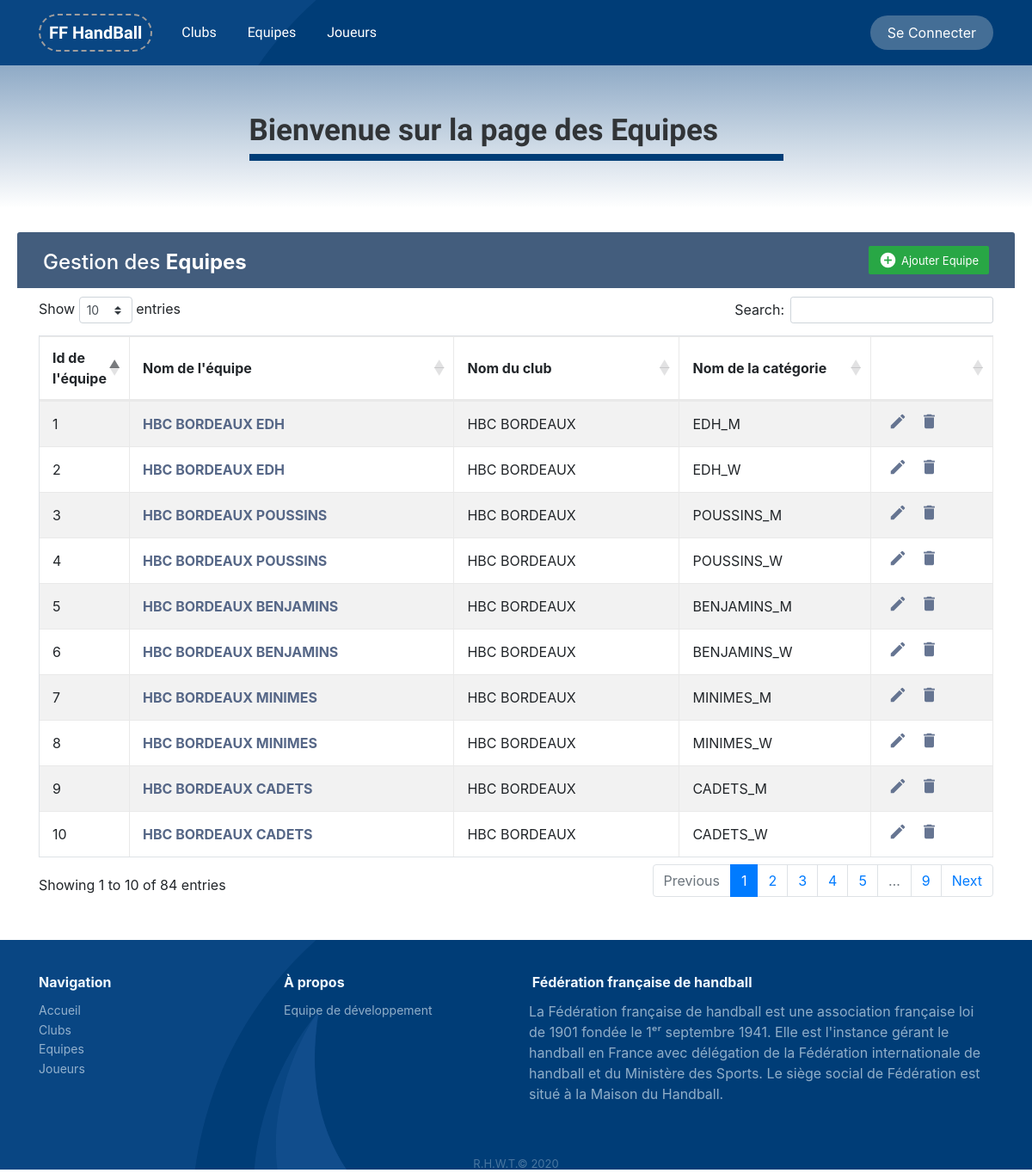
The app's page /Interface/equipes.php with its own data.
### tables this page shows
create table EQUIPE
(
    ID_EQUIPE             INT           not null  auto_increment,
    ID_CATEGORIE          INT           not null,
    ID_CLUB               INT           not null,
    NOM_EQUIPE            CHAR(30)      not null,
    constraint pk_equipe primary key (ID_EQUIPE)
);

create table CLUB
(
    ID_CLUB             INT             not null  auto_increment,
    NOM_CLUB            CHAR(30)        not null,
    DATE_CREATION       INT                     ,
    constraint pk_club primary key (ID_CLUB)
);

create table CATEGORIE
(
    ID_CATEGORIE         INT             not null auto_increment,
    NOM_CATEGORIE        CHAR(30)        not null,
    MIN_AGE              INT                     ,
    MAX_AGE              INT                     ,
    SEXE                 CHAR(10)                ,
    constraint pk_categorie primary key (ID_CATEGORIE)
);

### Interface/equipes.php (the view, shortened to what this page needs)
<?php
include "header.php";
include "connect.php";
?>
<div class="highlight-phone" style="width: 1920;height: auto;background: linear-gradient(rgba(10,70,131,0.46), white);margin: auto;padding-right: auto;">
    <h2 style="height: auto;width: 621px;border-bottom: 8px solid rgb(0,61,119);font-family: 'Allerta Stencil', sans-serif;font-size: 35px;margin: auto;"><strong>Bienvenue sur la page des Equipes</strong><br></h2>
</div>
<?php
function showAllEquipes($connection) {
    $requete="select E.ID_EQUIPE as ID, E.NOM_EQUIPE as NOM, C.NOM_CLUB as CLUB, G.NOM_CATEGORIE as CAT
            from (EQUIPE E inner join CLUB C on E.ID_CLUB = C.ID_CLUB)
            inner join CATEGORIE G on G.ID_CATEGORIE = E.ID_CATEGORIE;";
    if($res = $connection->query($requete)) {
        echo "
            <div class=\"table-title\">
				<div class=\"row\" >
					<div class=\"col\">
						<h2>Gestion des <b> Equipes</b></h2>
					</div>
					<div class=\"col-2 order-2\" style=\"width:50\">
						<a href=\"equipes.php?new=true\" class=\"btn btn-success\"><i class=\"material-icons\">&#xE147;</i> <span>Ajouter Equipe</span></a>
					</div>
				</div>
			</div>
        ";
        echo "<table id=\"default_table\" style=\"width:100%\" class=\"table table-striped table-bordered\">";
        echo "<thead>";
        echo "<tr>";
        echo "<th> Id de l'équipe </th>";
        echo "<th> Nom de l'équipe </th>";
        echo "<th> Nom du club </th>";
        echo "<th> Nom de la catégorie </th>";
        echo "<th>  </th>";
        echo "</tr>";
        echo "</thead>";
        echo "<tbody>";
        while ($equipe = $res->fetch_assoc()) {
            echo "<tr>";
            echo "<td>".$equipe["ID"]."</td>";
            echo "<td> <a href=\"equipes.php?id_equipe=".$equipe["ID"]."\" > ".$equipe["NOM"]." </a></td>";
            echo "<td>".$equipe["CLUB"]."</td>";
            echo "<td>".$equipe["CAT"]."</td>";
            echo "<td>  <a href=\"equipes.php?id_equipe=".$equipe["ID"]."&amp;edit=enter\"><i class=\"material-icons\">edit</i></a>
                        <a href=\"equipes.php?id_equipe=".$equipe["ID"]."&amp;delete=true\"><i class=\"material-icons\">delete</i></a></td>";
            echo "</tr>";
      }
      echo "</tbody>";
      echo "</table>";
  }
}
?>
<div class="container py-5">
    <?php
        showAllEquipes($connection);
    ?>
</div>
<?php
include "footer.php";
?>

### Interface/header.php (shortened to what this page needs)
<!DOCTYPE html>
<html>
<head>
    <link rel="stylesheet" href="https://cdnjs.cloudflare.com/ajax/libs/twitter-bootstrap/4.5.2/css/bootstrap.min.css">
    <link rel="stylesheet" href="assets/css/Bootstrap-DataTables.css">
    <link rel="stylesheet" href="assets/css/Footer-Dark.css">
    <link rel="stylesheet" href="assets/css/Highlight-Phone.css">
    <link rel="stylesheet" href="https://cdn.datatables.net/1.10.20/css/dataTables.bootstrap4.min.css">
    <link rel="stylesheet" href="assets/css/Navigation-with-Search.css">
    <link rel="stylesheet" href="assets/css/styles.css">
    <link rel="stylesheet" href="assets/css/table.css">
</head>
<body>
    <nav class="navbar navbar-light navbar-expand-md navigation-clean-search" style="background: url(&quot;assets/img/bg-footer.svg&quot;);">
        <div class="container"><a class="navbar-brand" href="index.php" style="font-family: Arizonia, cursive;border-radius: 52px;color: rgb(255,255,255);border: 2px dashed rgb(159,157,157) ;">&nbsp; FF HandBall&nbsp;&nbsp;</a>
            <div class="collapse navbar-collapse" id="navcol-1">
                <ul class="nav navbar-nav">
                    <li class="nav-item"><a class="nav-link" href="clubs.php" style="color: rgb(255,255,255);font-family: Alata, sans-serif;">Clubs</a></li>
                    <li class="nav-item"><a class="nav-link" href="equipes.php" style="color: rgb(255,255,255);font-family: Alata, sans-serif;">Equipes</a></li>
                    <li class="nav-item"><a class="nav-link" href="joueurs.php" style="color: rgb(255,255,255);font-family: Alata, sans-serif;">Joueurs</a></li>
                </ul>
                <a class="btn btn-light action-button" role="button" href="#" style="background: rgba(220,220,220,0.31);">Se Connecter</a></div>
        </div>
    </nav>
</body>
</html>

### Interface/footer.php (shortened to what this page needs)
<div class="footer-dark" style="background: url(&quot;assets/img/bg-footer.svg&quot;);height: 267px;padding-top: 40px;">
    <footer>
        <div class="container">
            <div class="row">
                <div class="col-sm-6 col-md-3 item">
                    <h3>Navigation</h3>
                    <ul>
                        <li><a href="index.php">Accueil<br></a></li>
                        <li><a href="clubs.php">Clubs</a></li>
                        <li><a href="equipes.php">Equipes</a></li>
                        <li><a href="joueurs.php">Joueurs</a></li>
                    </ul>
                </div>
                <div class="col-sm-6 col-md-3 item" style="height: 139px;">
                    <h3>À propos<br></h3>
                    <ul>
                        <li><a href="#">Equipe de développement&nbsp;</a></li>
                    </ul>
                </div>
                <div class="col-md-6 item text">
                    <h3>&nbsp;Fédération française de handball<br></h3>
                    <p>La Fédération française de handball est une association française loi de 1901 fondée le 1ᵉʳ septembre 1941. Elle est l'instance gérant le handball en France avec délégation de la Fédération internationale de handball et du Ministère
                        des Sports. Le siège social de Fédération est situé à la Maison du Handball.<br></p>
                </div>
            </div>
            <p class="copyright" style="height: 18px;">R.H.W.T.© 2020</p>
        </div>
    </footer>
</div>

### Interface/assets/css/Footer-Dark.css (style rules this page uses)
.footer-dark { padding: 50px 0; color: #f0f9ff; background-color: #282d32; }
.footer-dark h3 { margin-top: 0; margin-bottom: 12px; font-weight: bold; font-size: 16px; }
.footer-dark ul { padding: 0; list-style: none; line-height: 1.6; font-size: 14px; margin-bottom: 0; }
.footer-dark ul a { color: inherit; text-decoration: none; opacity: 0.6; }
.footer-dark .item.text { margin-bottom: 36px; }
.footer-dark .item.text p { opacity: 0.6; margin-bottom: 0; }
.footer-dark .copyright { text-align: center; padding-top: 24px; opacity: 0.3; font-size: 13px; margin-bottom: 0; }

### Interface/assets/css/Highlight-Phone.css (style rules this page uses)
.highlight-phone { color: #313437; background-color: #eef4f7; padding: 50px 0 55px; overflow: hidden; }
.highlight-phone h2 { font-weight: bold; margin-bottom: 35px; line-height: 1.5; padding-top: 0; margin-top: 0; color: inherit; }

### Interface/assets/css/Navigation-with-Search.css (style rules this page uses)
.navigation-clean-search { background: #fff; padding-top: .75rem; padding-bottom: .75rem; color: #333; border-radius: 0; box-shadow: none; border: none; margin-bottom: 0; }
@media (min-width:768px) { .navigation-clean-search { padding-top: 1rem; padding-bottom: 1rem; } }
.navigation-clean-search .navbar-brand { font-weight: bold; color: inherit; }
.navigation-clean-search .navbar-collapse, .navigation-clean-search .form-inline { border-top-color: #ddd; }
.navigation-clean-search.navbar .navbar-nav .nav-link { padding-left: 18px; padding-right: 18px; }
.navigation-clean-search.navbar-light .navbar-nav .nav-link { color: #465765; }
.navigation-clean-search .action-button, .navigation-clean-button .action-button:active { background: #56c6c6; border-radius: 20px; font-size: inherit; color: #fff !important; box-shadow: none; border: none; text-shadow: none; padding: 8px 20px; transition: background-color 0.25s; }

### Interface/assets/css/table.css (style rules this page uses)
.table-title { padding-bottom: 15px; background: #435d7d; color: #fff; padding: 16px 30px; min-width: 100%; margin: -20px -25px 10px; border-radius: 3px 3px 0 0; }
.table-title h2 { margin: 5px 0 0; font-size: 24px; }
.table-title .btn { color: #fff; float: right; font-size: 13px; border: none; min-width: 50px; border-radius: 2px; border: none; outline: none !important; margin-left: 10px; }
.table-title .btn i { float: left; font-size: 21px; margin-right: 5px; }
.table-title .btn span { float: left; margin-top: 2px; }
table.table tr th, table.table tr td { border-color: #e9e9e9; padding: 12px 15px; vertical-align: middle; }
table.table tr th:first-child { width: 60px; }
table.table tr th:last-child { width: 100px; }
table.table-striped tbody tr:nth-of-type(odd) { background-color: #fcfcfc; }
table.table td:last-child i { opacity: 0.9; font-size: 22px; margin: 0 5px; }
table.table td a { font-weight: bold; color: #566787; display: inline-block; text-decoration: none; outline: none !important; }
table.table td i { font-size: 19px; }

### records on screen
equipe: ID_EQUIPE "1", NOM_EQUIPE "HBC BORDEAUX EDH", ID_CLUB.NOM_CLUB "HBC BORDEAUX", ID_CATEGORIE.NOM_CATEGORIE "EDH_M"
equipe: ID_EQUIPE "2", NOM_EQUIPE "HBC BORDEAUX EDH", ID_CLUB.NOM_CLUB "HBC BORDEAUX", ID_CATEGORIE.NOM_CATEGORIE "EDH_W"
equipe: ID_EQUIPE "3", NOM_EQUIPE "HBC BORDEAUX POUSSINS", ID_CLUB.NOM_CLUB "HBC BORDEAUX", ID_CATEGORIE.NOM_CATEGORIE "POUSSINS_M"
equipe: ID_EQUIPE "4", NOM_EQUIPE "HBC BORDEAUX POUSSINS", ID_CLUB.NOM_CLUB "HBC BORDEAUX", ID_CATEGORIE.NOM_CATEGORIE "POUSSINS_W"
equipe: ID_EQUIPE "5", NOM_EQUIPE "HBC BORDEAUX BENJAMINS", ID_CLUB.NOM_CLUB "HBC BORDEAUX", ID_CATEGORIE.NOM_CATEGORIE "BENJAMINS_M"
equipe: ID_EQUIPE "6", NOM_EQUIPE "HBC BORDEAUX BENJAMINS", ID_CLUB.NOM_CLUB "HBC BORDEAUX", ID_CATEGORIE.NOM_CATEGORIE "BENJAMINS_W"
equipe: ID_EQUIPE "7", NOM_EQUIPE "HBC BORDEAUX MINIMES", ID_CLUB.NOM_CLUB "HBC BORDEAUX", ID_CATEGORIE.NOM_CATEGORIE "MINIMES_M"
equipe: ID_EQUIPE "8", NOM_EQUIPE "HBC BORDEAUX MINIMES", ID_CLUB.NOM_CLUB "HBC BORDEAUX", ID_CATEGORIE.NOM_CATEGORIE "MINIMES_W"
equipe: ID_EQUIPE "9", NOM_EQUIPE "HBC BORDEAUX CADETS", ID_CLUB.NOM_CLUB "HBC BORDEAUX", ID_CATEGORIE.NOM_CATEGORIE "CADETS_M"
equipe: ID_EQUIPE "10", NOM_EQUIPE "HBC BORDEAUX CADETS", ID_CLUB.NOM_CLUB "HBC BORDEAUX", ID_CATEGORIE.NOM_CATEGORIE "CADETS_W"
